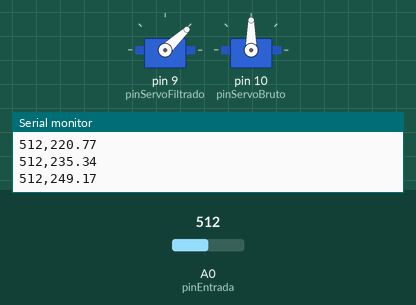
This sketch was run on a simulated Arduino Uno, built with avr-gcc and run on an emulated ATmega328P. Shown: 2 × servo, the last lines printed to the serial monitor. The test bench sets the inputs (shaded band); at power-on: A0 (pinEntrada) = 512.

Above: at 1.26 s.
1.3 s: A0 (pinEntrada) set to 306
At 4.1 s:
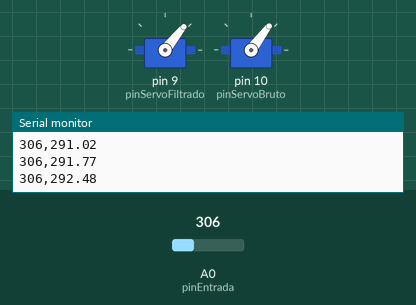
4.3 s: A0 (pinEntrada) set to 122
At 6.92 s:
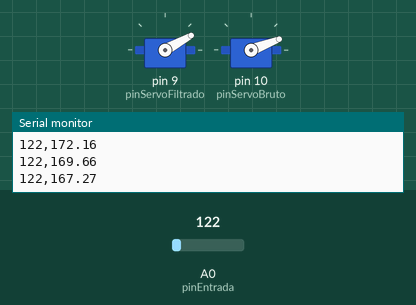
7.3 s: A0 (pinEntrada) set to 511
At 10.2 s:
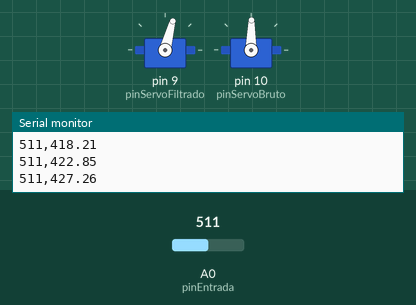
10.3 s: A0 (pinEntrada) set to 716
At 12.02 s:
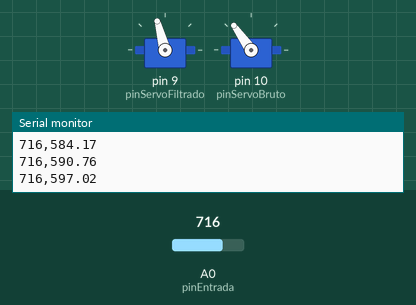
13.3 s: A0 (pinEntrada) set to 900
At 15.15 s:
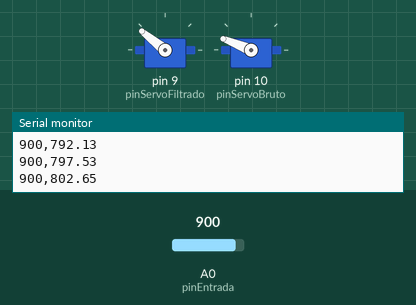
16.3 s: A0 (pinEntrada) set to 984
At 18.89 s:
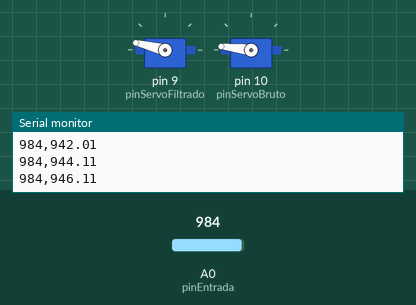
19.3 s: A0 (pinEntrada) set to 1010
Timing chart, 0 to 26.0 s (numbered marks = the images above; inputs shaded):
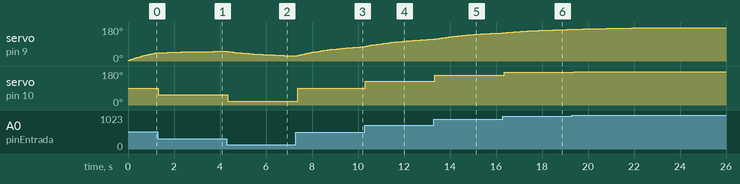

Measured:
- after the input at 1.3 s, servo on pin 10 (pinServoBruto): 90° → 53° at once
- after the input at 4.3 s, servo on pin 10 (pinServoBruto): 53° → 21° at once
- after the input at 7.3 s, servo on pin 10 (pinServoBruto): 21° → 89° after 0.08 s
- after the input at 10.3 s, servo on pin 10 (pinServoBruto): 89° → 125° at once
- after the input at 13.3 s, servo on pin 10 (pinServoBruto): 125° → 158° at once
- after the input at 16.3 s, servo on pin 10 (pinServoBruto): 158° → 173° after 0.07 s
- after the input at 19.3 s, servo on pin 10 (pinServoBruto): 173° → 177° after 0.10 s

The sketch:

e11_filtro_media_movil_exponencial.ino
```cpp
#include <Servo.h>  // Incluir la biblioteca Servo

const int pinEntrada = A0;    // Pin de entrada analógica
const int pinServoFiltrado = 9; // Pin de salida del servomotor para la señal filtrada
const int pinServoBruto = 10;   // Pin de salida del servomotor para la señal bruta
float alfa = 0.05;             // Factor de suavizado (0 < alfa <= 1)
float valorFiltrado = 0;      // Valor filtrado inicial

Servo servoFiltrado;  // Crear un objeto Servo para la señal filtrada
Servo servoBruto;     // Crear un objeto Servo para la señal bruta

void setup() {
  // Iniciar la comunicación serie a 9600 baudios
  Serial.begin(9600);
  // Vincular los servomotores a los pines especificados
  servoFiltrado.attach(pinServoFiltrado);
  servoBruto.attach(pinServoBruto);
}

void loop() {
  // Leer del sensor
  int valorBruto = analogRead(pinEntrada);

  // Aplicar el filtro de media móvil exponencial
  valorFiltrado = alfa * valorBruto + (1 - alfa) * valorFiltrado;

  // Convertir el valor filtrado a un rango adecuado para el servomotor (0 a 180 grados)
  int anguloFiltrado = map(valorFiltrado, 0, 1023, 0, 180);
  // Convertir el valor bruto a un rango adecuado para el servomotor (0 a 180 grados)
  int anguloBruto = map(valorBruto, 0, 1023, 0, 180);

  // Mover los servomotores a los ángulos calculados
  servoFiltrado.write(anguloFiltrado);
  servoBruto.write(anguloBruto);

  // Enviar la lectura original y la filtrada a la consola serie en el formato adecuado para el plotter
  Serial.print(valorBruto);
  Serial.print(",");
  Serial.println(valorFiltrado);

  // Esperar un poco antes de la siguiente lectura
  delay(100);
}
```

enc.cpp
```cpp
int boton = 8;
int estadoBoton = 0;
int led = 11;

void setup() {

  pinMode(led, OUTPUT);
  pinMode(boton, INPUT);

}

void loop() {

  estadoBoton = digitalRead(boton);

  if (estadoBoton == 1) {

    digitalWrite(led, HIGH);
    delay(300);
    digitalWrite(led, LOW);
    delay(300);

  } else {

    digitalWrite(led, LOW);

  }

}
```
